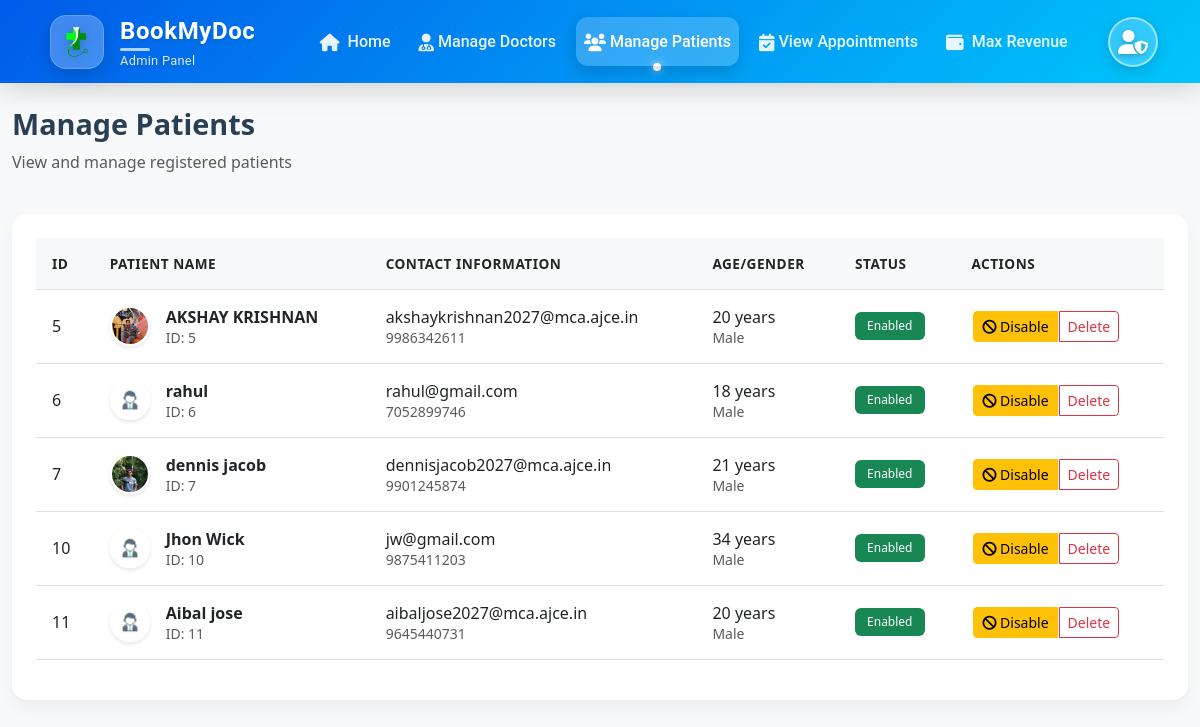
/adminmanagepatient.php, run on the app's committed database.
### tables this page shows
CREATE TABLE `patientreg` (
  `id` int(11) NOT NULL,
  `name` varchar(255) NOT NULL,
  `phone` varchar(10) NOT NULL,
  `email` varchar(255) NOT NULL,
  `password` varchar(255) NOT NULL,
  `profile_pic` varchar(255) DEFAULT NULL,
  `age` int(11) DEFAULT NULL,
  `dob` date DEFAULT NULL,
  `gender` varchar(10) DEFAULT NULL,
  `medical_records` varchar(255) DEFAULT NULL,
  `action` enum('enabled','disabled') NOT NULL DEFAULT 'enabled'
);

### adminmanagepatient.php (the view, shortened to what this page needs)
<?php
include('adminheader.php');
$records_per_page = 10;
$page = isset($_GET['page']) ? $_GET['page'] : 1;
$offset = ($page - 1) * $records_per_page;
$search = isset($_GET['search']) ? mysqli_real_escape_string($conn, $_GET['search']) : '';
$where_clause = $search ? "WHERE name LIKE '%$search%' OR email LIKE '%$search%' OR phone LIKE '%$search%'" : "";
$query = "SELECT * FROM patientreg $where_clause LIMIT $offset, $records_per_page";
$result = mysqli_query($conn, $query);
?>
<!DOCTYPE html>
<html lang="en">
<head>
    <link href="https://cdn.jsdelivr.net/npm/bootstrap@5.3.0/dist/css/bootstrap.min.css" rel="stylesheet">
    <link rel="stylesheet" href="https://cdnjs.cloudflare.com/ajax/libs/font-awesome/6.0.0/css/all.min.css">
</head>
<body class="bg-light">
    <div class="container-fluid py-4">
        <div class="row mb-4">
            <div class="col-12 d-flex justify-content-between align-items-center">
                <div>
                    <h2 class="page-title">Manage Patients</h2>
                    <p class="text-muted">View and manage registered patients</p>
                </div>
            </div>
        </div>
        <div class="card">
            <div class="card-body">
                <div class="table-responsive">
                    <table class="table table-hover">
                        <thead>
                            <tr>
                                <th>ID</th>
                                <th>Patient Name</th>
                                <th>Contact Information</th>
                                <th>Age/Gender</th>
                                <th>Status</th>
                                <th>Actions</th>
                            </tr>
                        </thead>
                        <tbody>
                            <?php while ($patient = mysqli_fetch_assoc($result)): ?>
                            <tr>
                                <td><?php echo $patient['id']; ?></td>
                                <td>
                                    <div class="d-flex align-items-center">
                                        <img src="<?php echo $patient['profile_pic'] ?: 'assets/default-avatar.png'; ?>"
                                             class="patient-avatar me-3"
                                             onerror="this.onerror=null; this.src='images/profilepicdoct.jpg';">
                                        <div>
                                        <div class="fw-bold">
    <a href="adminpatprofile.php?patient_id=<?php echo urlencode($patient['id']); ?>">
        <?php echo htmlspecialchars($patient['name']); ?>
    </a>
</div>
                                            <div class="text-muted small">ID: <?php echo $patient['id']; ?></div>
                                        </div>
                                    </div>
                                </td>
                                <td>
                                    <div><?php echo htmlspecialchars($patient['email']); ?></div>
                                    <div class="text-muted small"><?php echo htmlspecialchars($patient['phone']); ?></div>
                                </td>
                                <td>
                                    <div><?php echo $patient['age']; ?> years</div>
                                    <div class="text-muted small"><?php echo $patient['gender']; ?></div>
                                </td>
                                <td>
                                    <span class="badge <?php echo ($patient['action'] == 'enabled') ? 'bg-success' : 'bg-danger'; ?>">
                                        <?php echo ucfirst($patient['action']); ?>
                                    </span>
                                </td>
                                <td>
                                    <div class="btn-group">
                                        <a href="toggle_patient_status.php?id=<?php echo $patient['id']; ?>"
                                           class="btn btn-sm <?php echo ($patient['action'] == 'enabled') ? 'btn-warning' : 'btn-success'; ?>">
                                            <i class="fas <?php echo ($patient['action'] == 'enabled') ? 'fa-ban' : 'fa-check'; ?>"></i>
                                            <?php echo ($patient['action'] == 'enabled') ? 'Disable' : 'Enable'; ?>
                                        </a>
                                        <a href="?delete=<?php echo $patient['id']; ?>" class="btn btn-sm btn-outline-danger"
                           onclick="return confirm('Are you sure you want to delete this Patient?');">
                            Delete
                        </a>
                                    </div>
                                </td>
                            </tr>
                            <?php endwhile; ?>
                        </tbody>
                    </table>
                </div>
            </div>
        </div>
    </div>
</body>
</html>
</body>
</html>

### adminmanagepatient.php (style rules this page uses)
.page-title { color: #2a3f54; font-weight: 700; font-size: 1.8rem; margin-bottom: 0.5rem; }
.table th { background-color: #f8f9fa; font-weight: 600; text-transform: uppercase; font-size: 0.85rem; letter-spacing: 0.5px; padding: 1rem; }
.table td { padding: 1rem; vertical-align: middle; }
.patient-avatar { width: 40px; height: 40px; border-radius: 50%; object-fit: cover; border: 2px solid #fff; box-shadow: 0 2px 4px rgba(0, 0, 0, 0.1); }
.card { border-radius: 15px; border: none; box-shadow: 0 0.5rem 1rem rgba(0, 0, 0, 0.05); }
.card-body { padding: 1.5rem; }
.btn-group .btn { padding: 0.25rem 0.5rem; margin: 0 2px; }
.btn-group .btn i { font-size: 0.875rem; }
.fw-bold a { text-decoration: none; color: inherit; }
.badge { padding: 0.5rem 0.75rem; font-weight: 500; border-radius: 6px; }

### data on the page
patientreg: id "5", profile_pic (picture), name "AKSHAY KRISHNAN", email "akshaykrishnan2027@mca.ajce.in", phone "9986342611", age "20", gender "Male", action "Enabled", shows "Disable"
patientreg: id "6", name "rahul", email "rahul@gmail.com", phone "7052899746", age "18", gender "Male", action "Enabled", shows "Disable"
patientreg: id "7", profile_pic (picture), name "dennis jacob", email "dennisjacob2027@mca.ajce.in", phone "9901245874", age "21", gender "Male", action "Enabled", shows "Disable"
patientreg: id "10", name "Jhon Wick", email "jw@gmail.com", phone "9875411203", age "34", gender "Male", action "Enabled", shows "Disable"
patientreg: id "11", name "Aibal jose", email "aibaljose2027@mca.ajce.in", phone "9645440731", age "20", gender "Male", action "Enabled", shows "Disable"
